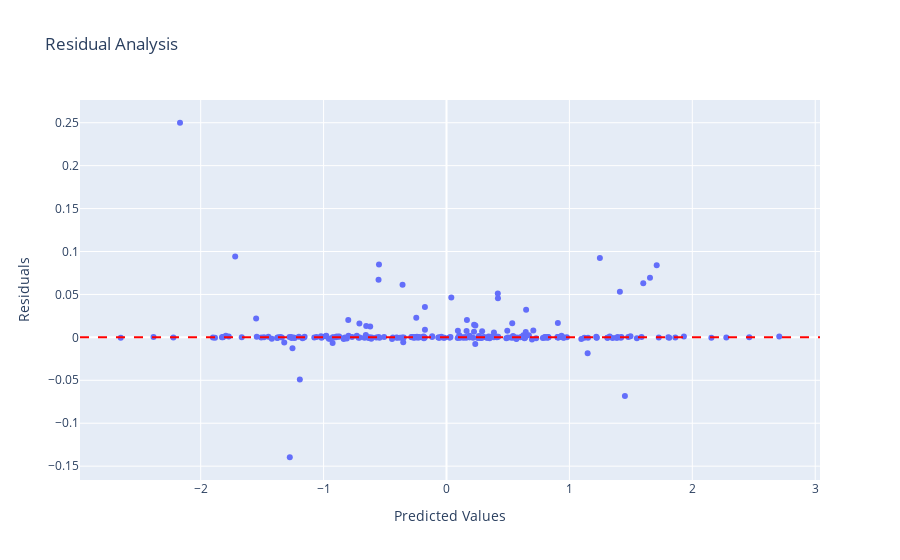

Notebook source saved alongside this figure:
### Code cell
# Residual analysis visualization
residuals = df['TotalRenewableEnergy'] - df['PredictedTotalRenewableEnergy']
fig = px.scatter(x=df['PredictedTotalRenewableEnergy'], y=residuals, 
                 title='Residual Analysis',
                 labels={'x': 'Predicted Values', 'y': 'Residuals'})
fig.add_hline(y=0, line_dash='dash', line_color='red')
fig.show()

### Figure 1 — Plotly figure (JSON) as saved in the notebook; plotly's stock layout.template omitted (floating-point values rounded to 4 significant figures; data arrays with more than 128 entries replaced by an {"elided": "..."} marker saying what was removed)
{"data": [{"hovertemplate": "Predicted Values=%{x}<br>Residuals=%{y}<extra></extra>", "legendgroup": "", "marker": {"color": "#636efa", "symbol": "circle"}, "mode": "markers", "name": "", "orientation": "v", "showlegend": false, "type": "scatter", "x": {"elided": "240 float values"}, "xaxis": "x", "y": {"elided": "240 float values"}, "yaxis": "y"}], "layout": {"legend": {"tracegroupgap": 0}, "shapes": [{"line": {"color": "red", "dash": "dash"}, "type": "line", "x0": 0, "x1": 1, "xref": "x domain", "y0": 0, "y1": 0, "yref": "y"}], "title": {"text": "Residual Analysis"}, "xaxis": {"anchor": "y", "domain": [0, 1], "title": {"text": "Predicted Values"}}, "yaxis": {"anchor": "x", "domain": [0, 1], "title": {"text": "Residuals"}}}}
